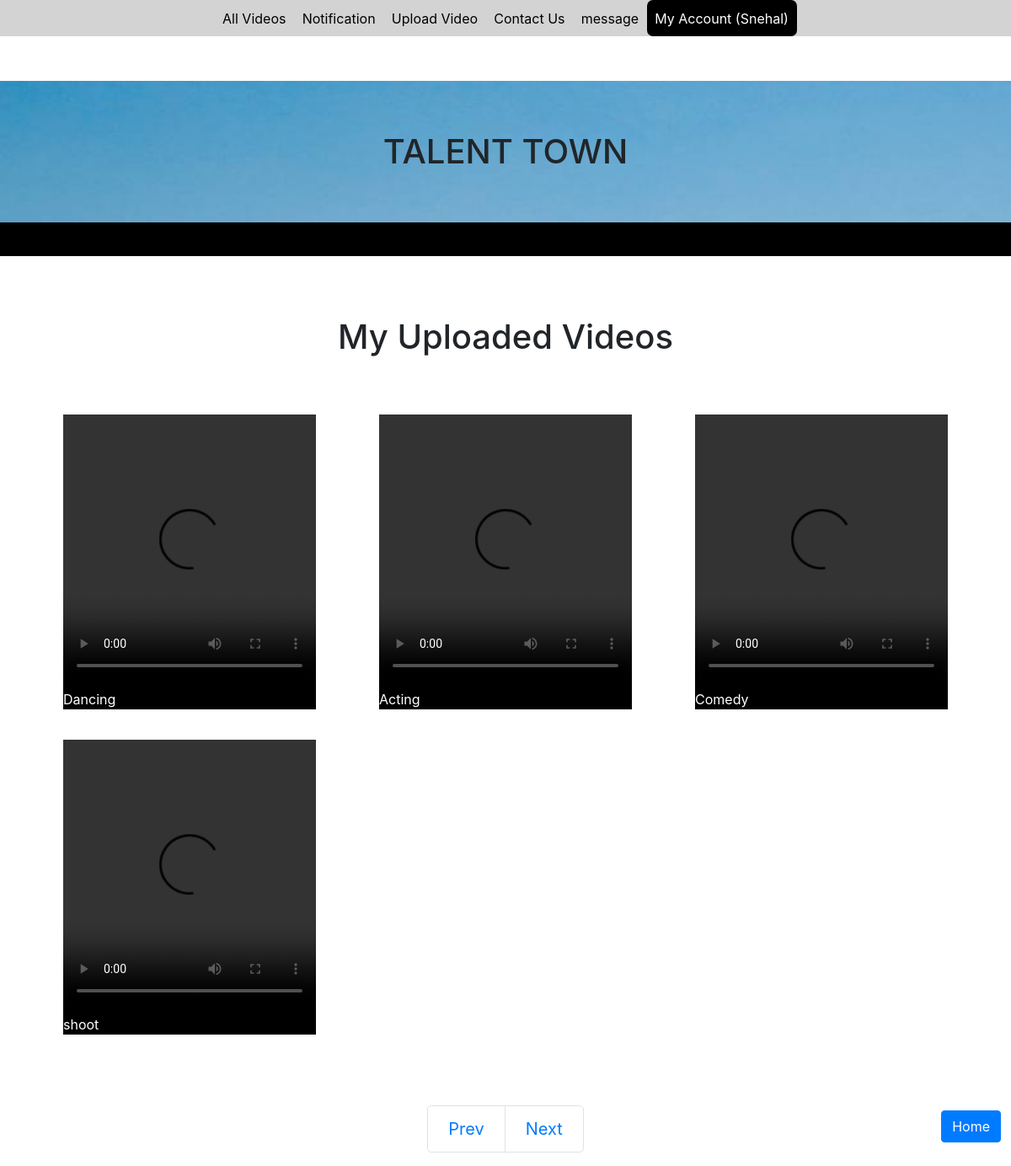
Page /my_account/ (signed in) on the committed database.
### my_app/models.py (models this page shows, shortened)
class Userinfo(models.Model):
    FirstName = models.CharField(max_length = 100)
    LastName = models.CharField(max_length = 100)
    Mobile = models.CharField(max_length = 100)
    EmailId = models.EmailField()
    Password = models.CharField(max_length = 100)
    role = models.CharField(max_length=100,default='user')
    verify = models.BooleanField(default=False)

class Uploadvideo(models.Model):
    user = models.ForeignKey(Userinfo,on_delete=models.CASCADE)
    video = models.FileField(upload_to='video/')
    catagory = models.CharField(max_length=100)
    title = models.CharField(max_length=100)
    dis = models.TextField()
    likes = models.ManyToManyField(Userinfo, related_name="liked_users")
    created_at = models.DateTimeField(auto_now_add=True)
    like_count = models.IntegerField(default=0)

### my_app/views.py (the view)
# urls.py: path('my_account/',views.my_account,name='my_account'),
def my_account(request):
    uv = Uploadvideo.objects.all()
    user = Userinfo.objects.get(EmailId=request.session['email'])
    email = request.session['email']
    return render(request,'my_account.html',{'uv':uv,'email':email,'user':user})

### my_app/templates/my_account.html (shortened to what this page needs)
{% load static %}
<!DOCTYPE html>
<html lang="en">
    <head>
        <link rel="stylesheet" href="{% static 'assets/css/my_account.css' %}">
        <link rel="stylesheet" href="https://stackpath.bootstrapcdn.com/bootstrap/4.4.1/css/bootstrap.min.css">
    </head>
<body>
    <div class="main_div">
        <div class="profile">
            <div><a href="{% url 'index' %}" >All Videos</a></div>
            <div><a href="{% url 'notification' %}">Notification</a></div>
            <div><a href="{% url 'upload_media' %}">Upload Video</a></div>
            <div><a href="{% url 'contact' %}">Contact Us</a></div>
            <div><a href="{% url 'message' %}">message</a></div>
            <div class="allvideo"><a href="{% url 'my_account' %}" style="color:white">My Account ({{user.FirstName}})</a></div>
        </div><br><br><br><br>
        <div class="head">
            <div class="text1">
                <h1 style="margin-bottom: 0px; text-align: center;">TALENT TOWN</h1>
            </div>
        </div>
        <div class="black">
        </div>
        <br><br><br>
        <div class="head2">
            <div class="head2_right">
                <h1>My Uploaded Videos</h1>
            </div>
        </div>
        <div class="videos">
            {% for i in uv %}
                {% if i.user.EmailId == email %}
                    <div class="box">
                        <div class="videos1">
                        <a href="{% static 'http://google.com' %}">
                                <video width="100%" controls>
                                    <source src="{{i.video.url}}" type="video/mp4">
                                </video>
                            </a>
                        </div>
                        <div class="video_text">
                            {{i.title}}
                        </div>
                    </div>
                {% endif %}
            {% endfor %}
        </div>
        <br><br>
        <div class="pagenumber" style="display: table;margin: 0px auto;">
        <div>
            <ul class="pagination pagination-lg">
              <li class="page-item">
                <a class="page-link" href="#">Prev</a>
              </li>
              <li class="page-item">
                <a class="page-link" href="#">Next</a>
              </li>
            </ul>
          </div>
        </div>
    </div>
    <a class="btn btn-primary" style="position: fixed; right: 1%; z-index: 100;bottom: 2%;" href="{% url 'index' %}">Home</a>
</body>
</html>

### my_app/static/assets/css/my_account.css (style rules this page uses)
* { margin: 0; padding: 0; box-sizing: border-box; }
.profile { background-color:lightgray; width: 100%; position: fixed; z-index: 100; display: flex; flex-direction: row; justify-content: center; }
.profile div { text-align: center; color: black; padding: 0.6rem; }
.allvideo { background-color: black; border-radius: 7px; }
.profile div a { color: black; }
.head { width: 100%; display: flex; flex-direction: row; }
.text1 { width: 100%; padding: 5%; background-color: transparent; }
.black { background-color: black; height: 5vh; }
.head2 { width: 100%; display: flex; flex-direction: row; }
.head2_right { width: 100%; text-align: center; }
.videos { width: 100%; padding-top: 5%; display: flex; flex-wrap: wrap; }
.box { width: 25%; margin-left: 6.25%; margin-bottom: 3%; background-color: black; }
.video_text { color: white; }
video { height: 40vh; }

### rows in the picture
Userinfo: FirstName "Snehal"
Uploadvideo: title "Dancing"
Uploadvideo: title "Acting"
Uploadvideo: title "Comedy"
Uploadvideo: title "shoot"
